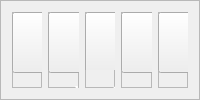
     <widget class="QFrame" name="frame_2">
      <property name="frameShape">
       <enum>QFrame::StyledPanel</enum>
      </property>
      <property name="frameShadow">
       <enum>QFrame::Raised</enum>
      </property>
      <layout class="QHBoxLayout" name="horizontalLayout_2">
       <item>
        <widget class="QFrame" name="frame_16">
         <property name="frameShape">
          <enum>QFrame::StyledPanel</enum>
         </property>
         <property name="frameShadow">
          <enum>QFrame::Raised</enum>
         </property>
         <widget class="QPushButton" name="pushButton">
          <property name="geometry">
           <rect>
            <x>0</x>
            <y>0</y>
            <width>111</width>
            <height>61</height>
           </rect>
          </property>
          <property name="text">
           <string/>
          </property>
          <property name="icon">
           <iconset>
            <normaloff>source/icons/Setting.png</normaloff>source/icons/Setting.png</iconset>
          </property>
          <property name="iconSize">
           <size>
            <width>60</width>
            <height>60</height>
           </size>
          </property>
         </widget>
         <widget class="QLabel" name="label">
          <property name="geometry">
           <rect>
            <x>0</x>
            <y>70</y>
            <width>111</width>
            <height>20</height>
           </rect>
          </property>
          <property name="font">
           <font>
            <pointsize>12</pointsize>
            <weight>75</weight>
            <bold>true</bold>
           </font>
          </property>
          <property name="styleSheet">
           <string notr="true">color: rgb(255, 255, 255);</string>
          </property>
          <property name="text">
           <string>Setting</string>
          </property>
          <property name="alignment">
           <set>Qt::AlignCenter</set>
          </property>
         </widget>
        </widget>
       </item>
       <item>
        <widget class="QFrame" name="frame_17">
         <property name="frameShape">
          <enum>QFrame::StyledPanel</enum>
         </property>
         <property name="frameShadow">
          <enum>QFrame::Raised</enum>
         </property>
         <widget class="QPushButton" name="pushButton_2">
          <property name="geometry">
           <rect>
            <x>0</x>
            <y>0</y>
            <width>111</width>
            <height>61</height>
           </rect>
          </property>
          <property name="text">
           <string/>
          </property>
          <property name="icon">
           <iconset>
            <normaloff>source/icons/voltage-metter.png</normaloff>source/icons/voltage-metter.png</iconset>
          </property>
          <property name="iconSize">
           <size>
            <width>60</width>
            <height>60</height>
           </size>
          </property>
         </widget>
         <widget class="QLabel" name="label_2">
          <property name="geometry">
           <rect>
            <x>0</x>
            <y>70</y>
            <width>111</width>
            <height>20</height>
           </rect>
          </property>
          <property name="font">
           <font>
            <pointsize>12</pointsize>
            <weight>75</weight>
            <bold>true</bold>
           </font>
          </property>
          <property name="styleSheet">
           <string notr="true">color: rgb(255, 255, 255);</string>
          </property>
          <property name="text">
           <string>Voltage</string>
          </property>
          <property name="alignment">
           <set>Qt::AlignCenter</set>
          </property>
         </widget>
         <widget class="QLabel" name="label_7">
          <property name="geometry">
           <rect>
            <x>70</x>
            <y>90</y>
            <width>111</width>
            <height>20</height>
           </rect>
          </property>
          <property name="text">
           <string>TextLabel</string>
          </property>
          <property name="alignment">
           <set>Qt::AlignCenter</set>
          </property>
         </widget>
        </widget>
       </item>
       <item>
        <widget class="QFrame" name="frame_18">
         <property name="frameShape">
          <enum>QFrame::StyledPanel</enum>
         </property>
         <property name="frameShadow">
          <enum>QFrame::Raised</enum>
         </property>
         <widget class="QFrame" name="frame_23">
          <property name="geometry">
           <rect>
            <x>0</x>
            <y>0</y>
            <width>109</width>
            <height>58</height>
           </rect>
          </property>
          <property name="frameShape">
           <enum>QFrame::StyledPanel</enum>
          </property>
          <property name="frameShadow">
           <enum>QFrame::Raised</enum>
          </property>
          <widget class="QPushButton" name="pushButton_3">
           <property name="geometry">
            <rect>
             <x>0</x>
             <y>0</y>
             <width>111</width>
             <height>61</height>
            </rect>
           </property>
           <property name="text">
            <string/>
           </property>
           <property name="icon">
            <iconset>
             <normaloff>source/icons/current-metter.png</normaloff>source/icons/current-metter.png</iconset>
           </property>
           <property name="iconSize">
            <size>
             <width>62</width>
             <height>62</height>
            </size>
           </property>
          </widget>
         </widget>
         <widget class="QLabel" name="label_3">
          <property name="geometry">
           <rect>
            <x>0</x>
            <y>70</y>
            <width>111</width>
            <height>20</height>
           </rect>
          </property>
          <property name="font">
           <font>
            <pointsize>12</pointsize>
            <weight>75</weight>
            <bold>true</bold>
           </font>
          </property>
          <property name="styleSheet">
           <string notr="true">color: rgb(255, 255, 255);</string>
          </property>
          <property name="text">
           <string>Current</string>
          </property>
          <property name="alignment">
           <set>Qt::AlignCenter</set>
          </property>
         </widget>
         <widget class="QLabel" name="label_4">
          <property name="geometry">
           <rect>
            <x>60</x>
            <y>90</y>
            <width>111</width>
            <height>20</height>
           </rect>
          </property>
          <property name="text">
           <string>TextLabel</string>
          </property>
          <property name="alignment">
           <set>Qt::AlignCenter</set>
          </property>
         </widget>
         <widget class="QLabel" name="label_5">
          <property name="geometry">
           <rect>
            <x>60</x>
            <y>90</y>
            <width>111</width>
            <height>20</height>
           </rect>
          </property>
          <property name="text">
           <string>TextLabel</string>
          </property>
          <property name="alignment">
           <set>Qt::AlignCenter</set>
          </property>
         </widget>
         <widget class="QLabel" name="label_6">
          <property name="geometry">
           <rect>
            <x>70</x>
            <y>90</y>
            <width>111</width>
            <height>20</height>
           </rect>
          </property>
          <property name="text">
           <string>TextLabel</string>
          </property>
          <property name="alignment">
           <set>Qt::AlignCenter</set>
          </property>
         </widget>
        </widget>
       </item>
       <item>
        <widget class="QFrame" name="frame_19">
         <property name="frameShape">
          <enum>QFrame::StyledPanel</enum>
         </property>
         <property name="frameShadow">
          <enum>QFrame::Raised</enum>
         </property>
         <widget class="QPushButton" name="pushButton_4">
          <property name="geometry">
           <rect>
            <x>0</x>
            <y>0</y>
            <width>111</width>
            <height>61</height>
           </rect>
          </property>
          <property name="text">
           <string/>
          </property>
          <property name="icon">
           <iconset>
            <normaloff>source/icons/angle.png</normaloff>source/icons/angle.png</iconset>
          </property>
          <property name="iconSize">
           <size>
            <width>60</width>
            <height>60</height>
           </size>
          </property>
         </widget>
         <widget class="QLabel" name="label_8">
          <property name="geometry">
           <rect>
            <x>0</x>
            <y>70</y>
            <width>111</width>
            <height>20</height>
           </rect>
          </property>
          <property name="font">
           <font>
            <pointsize>12</pointsize>
            <weight>75</weight>
            <bold>true</bold>
           </font>
          </property>
          <property name="styleSheet">
           <string notr="true">color: rgb(255, 255, 255);</string>
          </property>
          <property name="text">
           <string>Angle</string>
          </property>
          <property name="alignment">
           <set>Qt::AlignCenter</set>
          </property>
         </widget>
        </widget>
       </item>
       <item>
        <widget class="QFrame" name="frame_20">
         <property name="frameShape">
          <enum>QFrame::StyledPanel</enum>
         </property>
         <property name="frameShadow">
          <enum>QFrame::Raised</enum>
         </property>
         <widget class="QPushButton" name="pushButton_5">
          <property name="geometry">
           <rect>
            <x>0</x>
            <y>0</y>
            <width>111</width>
            <height>61</height>
           </rect>
          </property>
          <property name="text">
           <string/>
          </property>
          <property name="icon">
           <iconset>
            <normaloff>../../../env/source/icons/power.png</normaloff>../../../env/source/icons/power.png</iconset>
          </property>
          <property name="iconSize">
           <size>
            <width>60</width>
            <height>60</height>
           </size>
          </property>
         </widget>
         <widget class="QLabel" name="label_9">
          <property name="geometry">
           <rect>
            <x>0</x>
            <y>70</y>
            <width>111</width>
            <height>20</height>
           </rect>
          </property>
          <property name="font">
           <font>
            <pointsize>12</pointsize>
            <weight>75</weight>
            <bold>true</bold>
           </font>
          </property>
          <property name="styleSheet">
           <string notr="true">color: rgb(255, 255, 255);</string>
          </property>
          <property name="text">
           <string>Power</string>
          </property>
          <property name="alignment">
           <set>Qt::AlignCenter</set>
          </property>
         </widget>
        </widget>
       </item>
      </layout>
     </widget>
